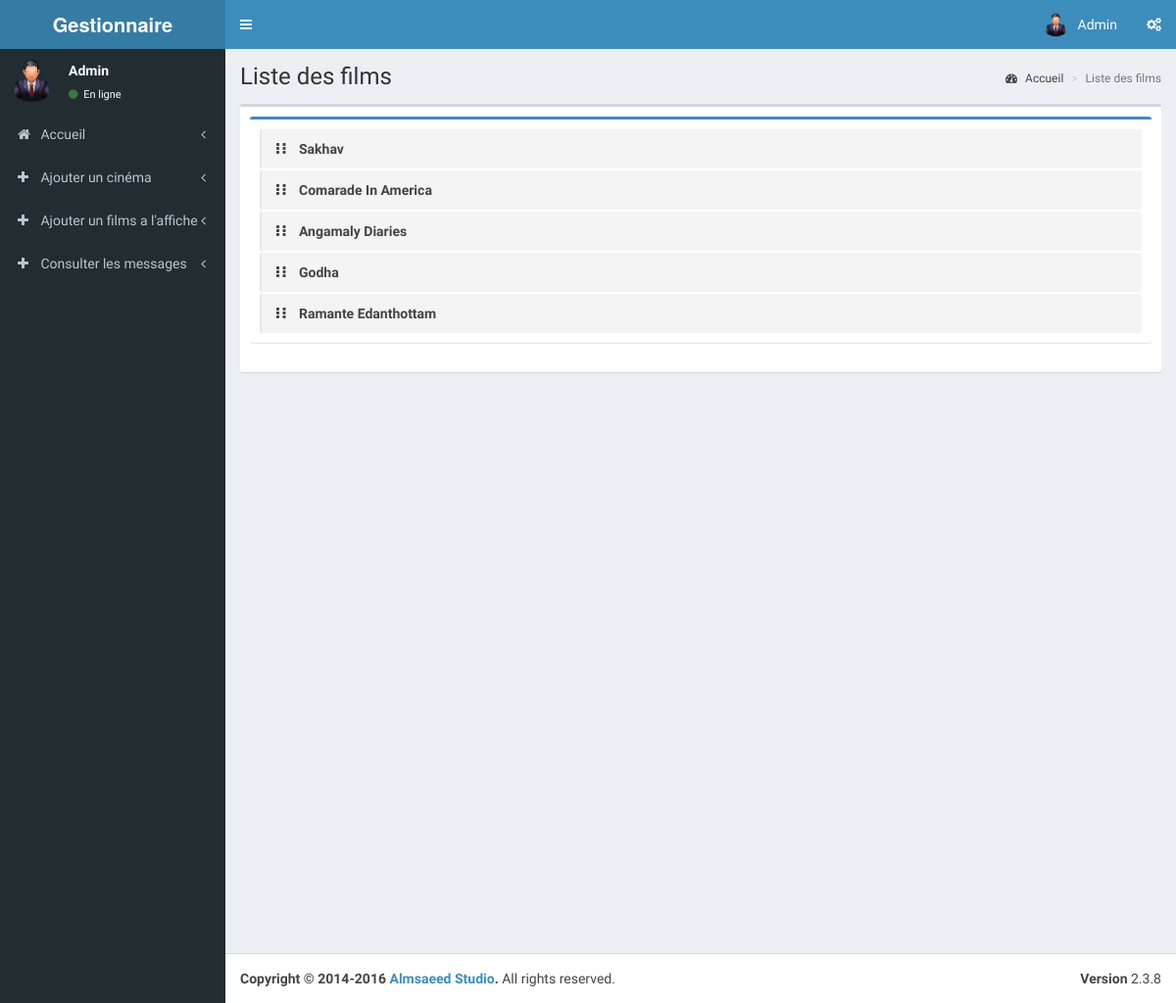
/admin/pages/index.php (signed in), run on an earlier commit of the app's database.
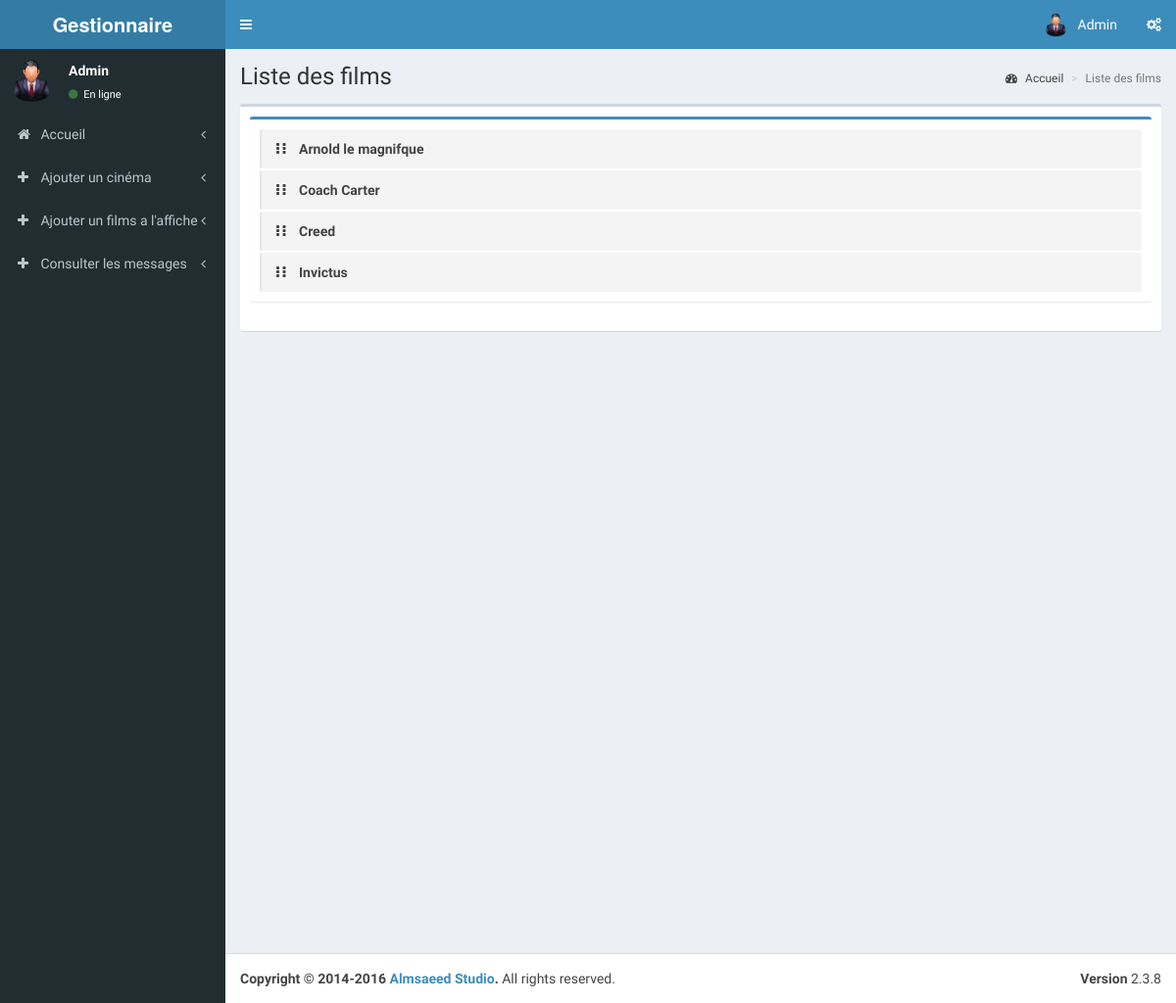
And on a later commit of the database.
### tables this page shows
CREATE TABLE IF NOT EXISTS `tbl_movie` (
  `movie_id` int(11) NOT NULL AUTO_INCREMENT,
  `t_id` int(11) NOT NULL COMMENT 'theatre id',
  `movie_name` varchar(100) NOT NULL,
  `cast` varchar(500) NOT NULL,
  `desc` varchar(1000) NOT NULL,
  `release_date` date NOT NULL,
  `image` varchar(200) NOT NULL,
  `video_url` varchar(200) NOT NULL,
  `status` int(1) NOT NULL COMMENT '0 means active ',
  PRIMARY KEY (`movie_id`)
);

### admin/pages/index.php (the view, shortened to what this page needs)
<?php
include('header.php');
?>
  <div class="content-wrapper">
    <section class="content-header">
      <h1>
        Liste des films
      </h1>
      <ol class="breadcrumb">
        <li><a href="index"><i class="fa fa-dashboard"></i> Accueil</a></li>
        <li class="active">Liste des films</li>
      </ol>
    </section>
    <section class="content">
      <div class="box">
        <div class="box-body">
            <div class="box box-primary">
            <div class="box-body">
              <ul class="todo-list">
                 <?php
                        $qry7=mysqli_query($con,"select * from tbl_movie");
                        if(mysqli_num_rows($qry7))
                        {
                        while($c=mysqli_fetch_array($qry7))
                        {
                        ?>
                <li>
                      <span class="handle">
                        <i class="fa fa-ellipsis-v"></i>
                        <i class="fa fa-ellipsis-v"></i>
                      </span>
                  <span class="text"><?php echo $c['movie_name'];?></span>
                </li>
                  <?php
                       }}
                     ?>
            </div>
          </div>
        </div>
      </div>
    </section>
  </div>
  <?php
include('footer.php');
?>

What changed in the data, as far as the page shows it:
removed tbl_movie: movie_name "Godha"
removed tbl_movie: movie_name "Ramante Edanthottam"
changed tbl_movie: movie_name "Sakhav" → "Arnold le magnifque"
changed tbl_movie: movie_name "Comarade In America" → "Coach Carter"
changed tbl_movie: movie_name "Angamaly Diaries" → "Creed"
added tbl_movie: movie_name "Invictus"
